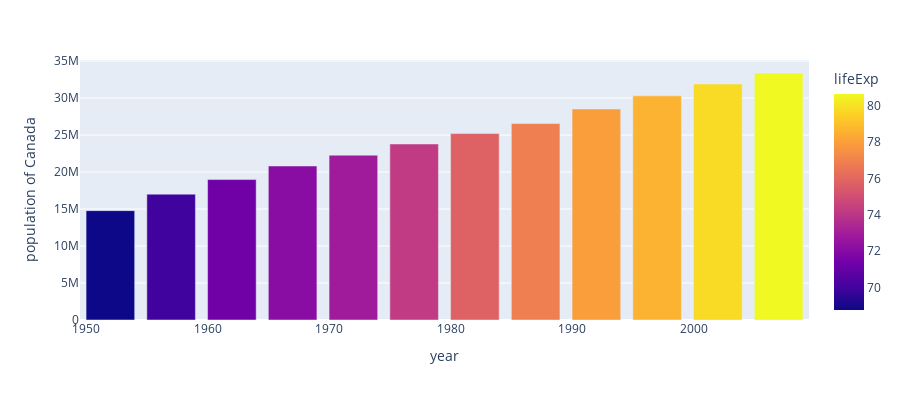

The code cell stored with this chart in its notebook:
### Markdown cell above
### Завдання 4

### Code cell
df = px.data.gapminder().query("country == 'Canada'")
fig = px.bar(df, x='year', y='pop',
             hover_data=['lifeExp', 'gdpPercap'], color='lifeExp',
             labels={'pop':'population of Canada'}, height=400)
fig.show()

### Figure 1 — Plotly figure (JSON) as saved in the notebook; plotly's stock layout.template omitted (floating-point values rounded to 4 significant figures)
{"data": [{"alignmentgroup": "True", "customdata": [[68.75, 11370.0], [69.96, 12490.0], [71.3, 13460.0], [72.13, 16080.0], [72.88, 18970.0], [74.21, 22090.0], [75.76, 22900.0], [76.86, 26630.0], [77.95, 26340.0], [78.61, 28950.0], [79.77, 33330.0], [80.65, 36320.0]], "hovertemplate": "year=%{x}<br>population of Canada=%{y}<br>lifeExp=%{marker.color}<br>gdpPercap=%{customdata[1]}<extra></extra>", "legendgroup": "", "marker": {"color": [68.75, 69.96, 71.3, 72.13, 72.88, 74.21, 75.76, 76.86, 77.95, 78.61, 79.77, 80.65], "coloraxis": "coloraxis", "pattern": {"shape": ""}}, "name": "", "offsetgroup": "", "orientation": "v", "showlegend": false, "textposition": "auto", "type": "bar", "x": [1952, 1957, 1962, 1967, 1972, 1977, 1982, 1987, 1992, 1997, 2002, 2007], "xaxis": "x", "y": [14785584, 17010154, 18985849, 20819767, 22284500, 23796400, 25201900, 26549700, 28523502, 30305843, 31902268, 33390141], "yaxis": "y"}], "layout": {"barmode": "relative", "coloraxis": {"colorbar": {"title": {"text": "lifeExp"}}, "colorscale": [[0, "#0d0887"], [0.1111, "#46039f"], [0.2222, "#7201a8"], [0.3333, "#9c179e"], [0.4444, "#bd3786"], [0.5556, "#d8576b"], [0.6667, "#ed7953"], [0.7778, "#fb9f3a"], [0.8889, "#fdca26"], [1, "#f0f921"]]}, "height": 400, "legend": {"tracegroupgap": 0}, "margin": {"t": 60}, "xaxis": {"anchor": "y", "domain": [0, 1], "title": {"text": "year"}}, "yaxis": {"anchor": "x", "domain": [0, 1], "title": {"text": "population of Canada"}}}}
